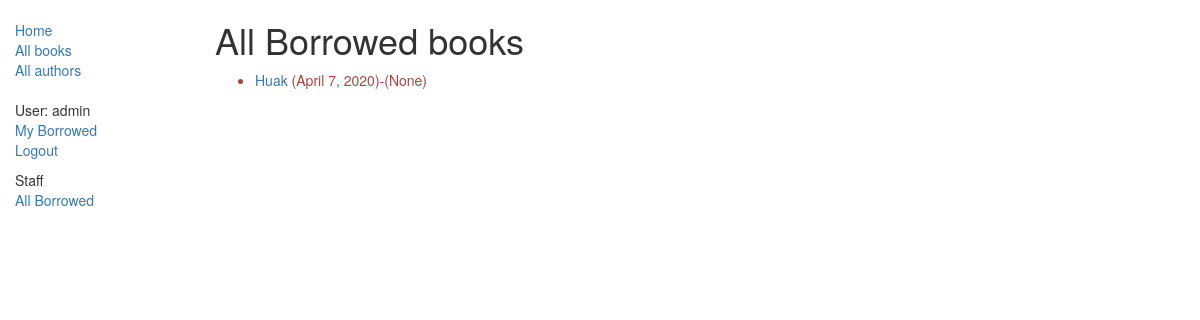
Before: /catalog/allbooks/ (signed in) with the older database file.
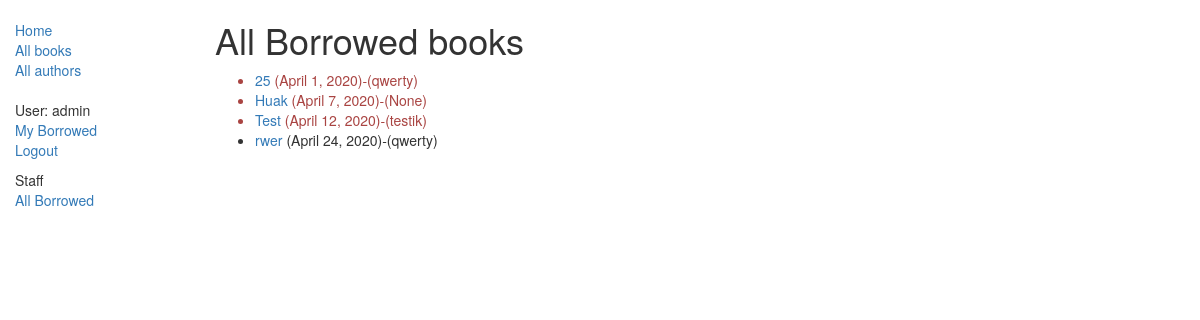
After: the same page with the newer database file.
### catalog/models.py (models this page shows, shortened)
class BookInstance(models.Model):
    class Meta:
        permissions = (("can_mark_returned", "Set book as returned"),)
    @property
    def is_overdue(self):
        if self.due_back and date.today() > self.due_back:
            return True
        return False
    id = models.UUIDField(primary_key=True, default=uuid.uuid4,
                          help_text="Unique ID for this particular book across whole library")
    book = models.ForeignKey('Book', on_delete=models.SET_NULL, null=True)
    imprint = models.CharField(max_length=200)
    due_back = models.DateField(null=True, blank=True)
    LOAN_STATUS = (
        ('m', 'Maintenance'),
        ('o', 'On loan'),
        ('a', 'Available'),
        ('r', 'Reserved'),
    )
    status = models.CharField(max_length=1, choices=LOAN_STATUS, blank=True, default='m',
                              help_text='Book availability')
    borrower = models.ForeignKey(User, on_delete=models.SET_NULL, null=True, blank=True)
    class Meta:
        ordering = ["due_back"]

class Book(models.Model):
    title = models.CharField(max_length=200)
    author = models.ForeignKey('Author', on_delete=models.SET_NULL, null=True)
    summary = models.TextField(max_length=1000, help_text="Enter a brief description of the book")
    isbn = models.CharField('ISBN', max_length=13,
                            help_text='13 Character <a href="https://www.isbn-international.org/content/what-isbn">ISBN number</a>')
    genre = models.ManyToManyField('Genre', help_text="Select a genre for this book")
    def display_genre(self):
        """
            Creates a string for the Genre. This is required to display genre in Admin.
            """
        return ', '.join([genre.name for genre in self.genre.all()[:3]])
    display_genre.short_description = 'Genre'

### catalog/views.py (the view)
class LoanedBooksAllListView(LoginRequiredMixin, generic.ListView):
    model = BookInstance
    template_name = 'catalog/bookinstance_list_borrowed_all.html'
    paginate_by = 10
    def get_queryset(self):
        return BookInstance.objects.all()

### catalog/templates/catalog/bookinstance_list_borrowed_all.html
{% extends "base_generic.html" %}
{% block content %}
    <h1>All Borrowed books</h1>
    {% if bookinstance_list %}
    <ul>
      {% for bookinst in bookinstance_list %}
      <li class="{% if bookinst.is_overdue %}text-danger{% endif %}">
        <a href="{% url 'book_detail' bookinst.book.pk %}">{{bookinst.book.title}}</a> ({{ bookinst.due_back }})-({{ bookinst.borrower }})
      </li>
      {% endfor %}
    </ul>
    {% else %}
      <p>There are no books borrowed.</p>
    {% endif %}
{% endblock %}

Changed rows visible on the page:
added BookInstance: book "25", due_back "April 1, 2020", borrower "qwerty"
added BookInstance: book "Test", due_back "April 12, 2020", borrower "testik"
added BookInstance: book "rwer", due_back "April 24, 2020", borrower "qwerty"
